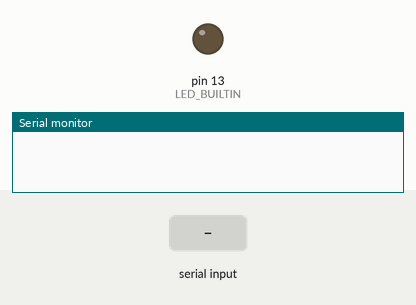
Recording of a sketch running on a simulated Arduino Uno, built with avr-gcc and run on an emulated ATmega328P. On the bench: output pins drawn as LEDs (lit = HIGH), the last lines printed to the serial monitor. Inputs (shaded band) come from the test bench.

Above: at 2.2 s.
2.3 s: "LED on" received over Serial
At 4.4 s:
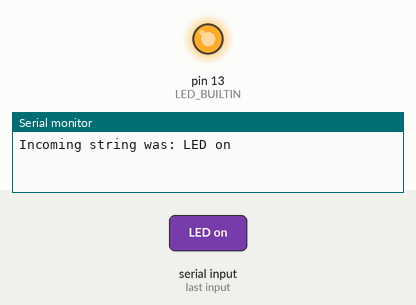
4.8 s: "LED off" received over Serial
At 6.3 s:
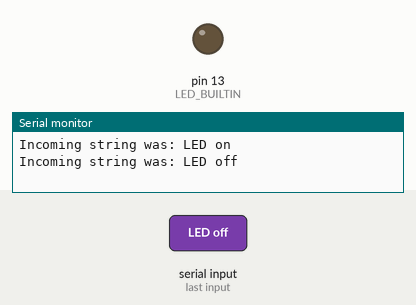
Timing chart, 0 to 7.8 s (numbered marks = the images above; inputs shaded):
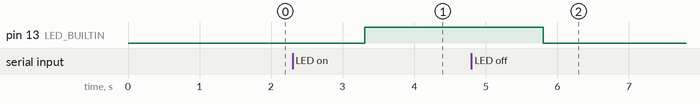

Measured:
- after the input at 2.3 s, pin 13 (LED_BUILTIN): LOW → HIGH after 1.0 s
- after the input at 4.8 s, pin 13 (LED_BUILTIN): HIGH → LOW after 1.0 s

The sketch:

serial_write_test.ino
```cpp
//
// serial_write_test
//
// Sketch for testing the ArduinoSerialLib I/O connection
// Upload this to your Arduino, no need for any perypherals,
// just the basic board will do. Connect to you computer via USB
// and run the test_serial_io.cpp file.
//
// Author: Rodrigo R. M. B. Maia
// Created: 12-Sept-2019
//

#include <Arduino.h>

bool led_on = false;

void setup() {
  // Initialize the serial connection
  Serial.begin(9600);

  // Initialize the LED pin. If not using the built-in LED, change pin accordingly
  pinMode(LED_BUILTIN, OUTPUT);

  delay(1000);
}

void loop() {
  if(Serial.available() > 0) {
    // Read the string coming from the serial connection
    String in_str = Serial.readString();

    // Parse the string to turn on or off the LED
    if(in_str == "LED on" && led_on == false) {
      digitalWrite(LED_BUILTIN, HIGH);    // Turn on the LED
      led_on = true;
    }
    if(in_str == "LED off" && led_on == true) {
      digitalWrite(LED_BUILTIN, LOW);     // Turn off the LED
      led_on = false;
    }

    // Print back the incoming string
    Serial.print("Incoming string was: ");
    Serial.println(in_str);
  }
}
 
```
